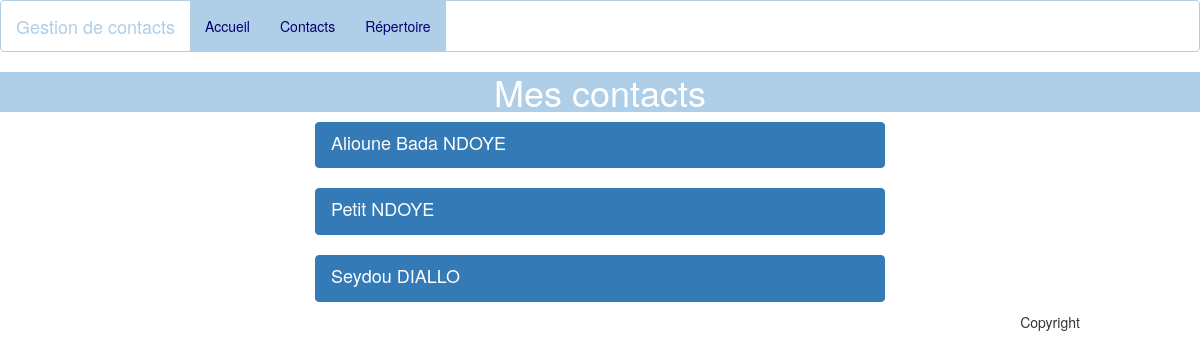
Before: /annuaire/contacts with the older database file.
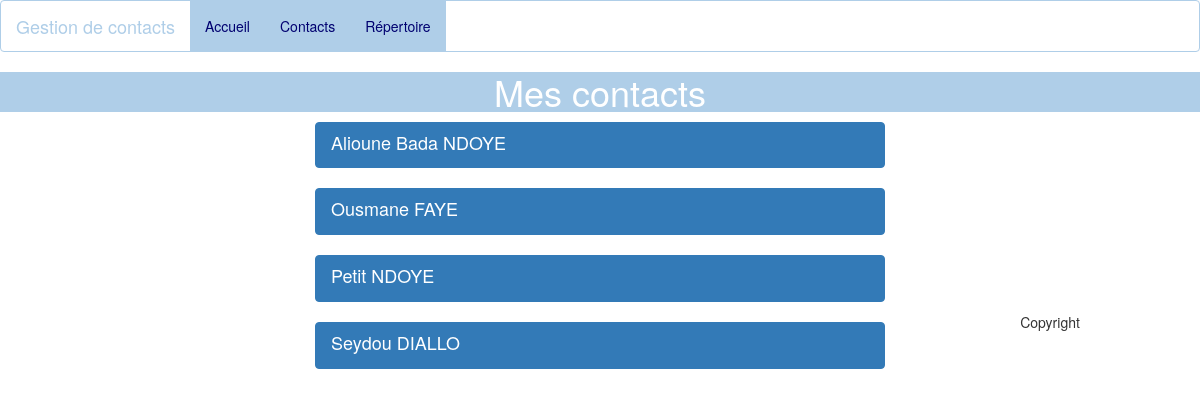
After: the same page with the newer database file.
### annuaire/models.py (models this page shows, shortened)
class Contact(models.Model):
    prenom = models.CharField(max_length=30)
    nom = models.CharField(max_length=30)
    numero = models.CharField(max_length=10,default="773012470")
    email = models.EmailField(max_length=20,default="abadaa9518@gmail.com")
    adresse = models.CharField(max_length=20)

### annuaire/views.py (the view)
def listercontact(request):
    list_contacts = Contact.objects.order_by('prenom').all()
    context = {'list_contacts': list_contacts}
    return render(request, 'annuaire/contacts.html', context)

### annuaire/templates/annuaire/contacts.html (shortened to what this page needs)
{% load static %}
<!DOCTYPE html>
<html lang="en">
<head>
    <link rel="stylesheet" type="text/css" href="{% static 'annuaire/bs/bootstrap.min.css' %}">
    <link rel="stylesheet" type="text/css" href="{% static 'annuaire/css/style.css' %}">
</head>
{% include 'annuaire/header.html' %}
<body>
<h1>Mes contacts</h1>
    <div class="col-sm-offset-3 col-sm-6">
        {% for contact in list_contacts %}
        <div class="list-group">
          <a href="{% url 'contacts_details' contact.id %}" class="list-group-item active" id="contact">
            <h4 class="list-group-item-heading">{{ contact.prenom }} {{ contact.nom | upper }}</h4>
          </a>
        </div>
        {% endfor %}
    </div>
</body>
{% include 'annuaire/footer.html' %}
</html>

Changed rows visible on the page:
added Contact: prenom "Ousmane", nom "FAYE"
